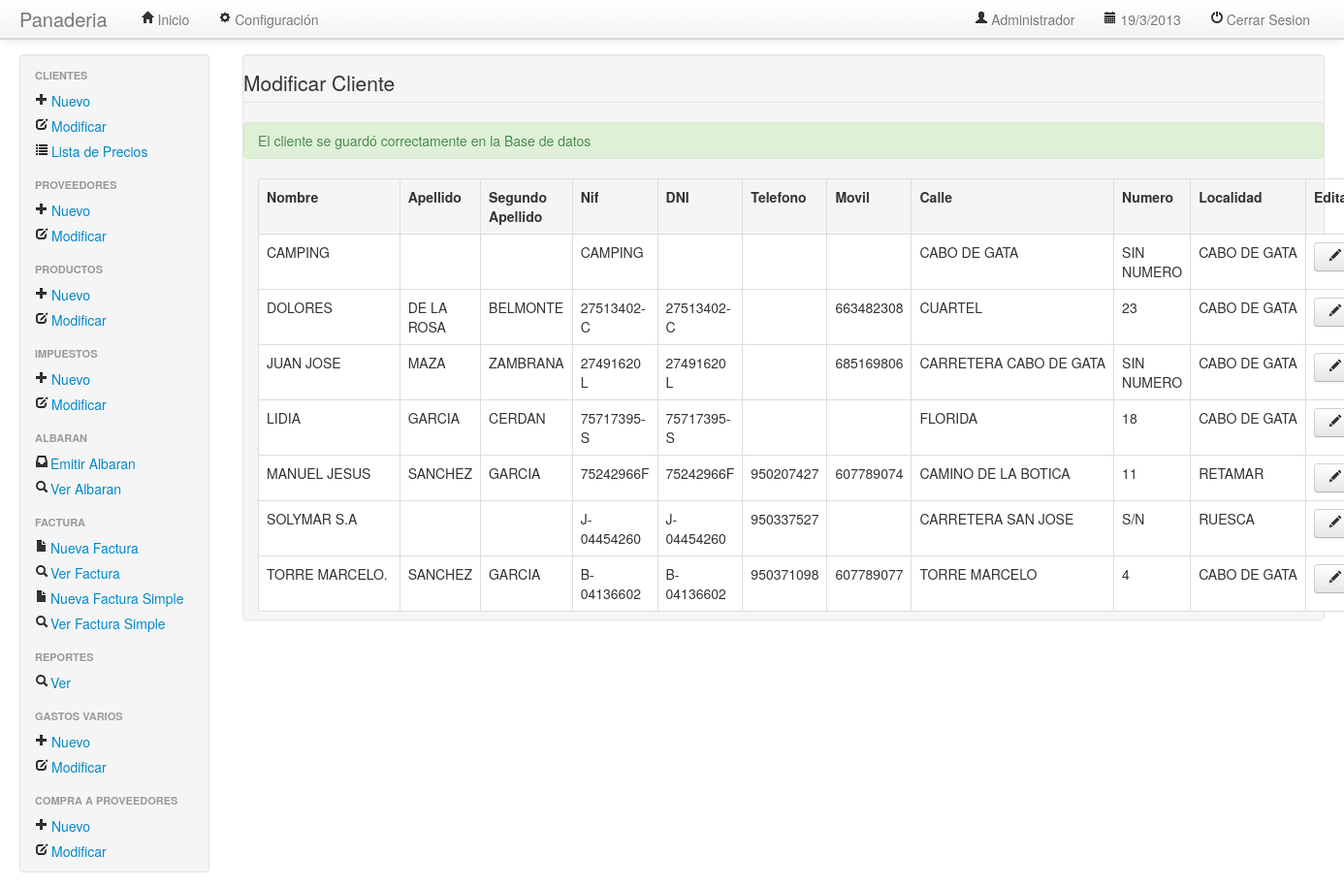
Page /main.php?iu=modtablacliente.php&dir=cliente&mdir=negocios&msg=clienteok (signed in) on the committed database.
### tables this page shows
CREATE TABLE `cliente` (
  `idcliente` bigint(10) NOT NULL AUTO_INCREMENT,
  `nombre` varchar(50) NOT NULL,
  `apellido` varchar(50) DEFAULT NULL,
  `cuit` varchar(50) NOT NULL DEFAULT '',
  `dni` varchar(50) NOT NULL,
  `email` varchar(100) DEFAULT NULL,
  `iddomicilio` bigint(10) NOT NULL,
  `2apellido` varchar(50) DEFAULT NULL,
  PRIMARY KEY (`idcliente`)
);

CREATE TABLE `domicilio` (
  `iddomicilio` bigint(10) NOT NULL AUTO_INCREMENT,
  `calle` varchar(100) NOT NULL,
  `numero` varchar(10) NOT NULL,
  `localidad` varchar(100) NOT NULL,
  PRIMARY KEY (`iddomicilio`)
);

CREATE TABLE `telefono_cliente` (
  `idtelefono` bigint(10) NOT NULL AUTO_INCREMENT,
  `numerotelcliente` varchar(50) NOT NULL DEFAULT '',
  `idcliente` bigint(10) NOT NULL,
  `movil` varchar(50) DEFAULT '',
  PRIMARY KEY (`idtelefono`)
);

### negocios/cliente/modtablacliente.php (the view, shortened to what this page needs)
<?php
$query = "SELECT  cliente.idcliente, cliente.nombre, cliente.apellido, cliente.2apellido, cliente.cuit, cliente.dni, cliente.email, domicilio.iddomicilio,domicilio.calle, domicilio.localidad, domicilio.numero, telefono_cliente.numerotelcliente, telefono_cliente.movil
FROM cliente
INNER JOIN domicilio
ON cliente.iddomicilio = domicilio.iddomicilio
INNER JOIN telefono_cliente
ON telefono_cliente.idcliente = cliente.idcliente
ORDER BY cliente.nombre
";
$result = mysql_query($query);
?>
<legend>Modificar Cliente</legend>
<?php
if(isset($_GET['msg'])){
  if($_GET['msg'] == 'clienteok'){
      echo '<div class="alert alert-success">El cliente se guardó correctamente en la Base de datos</div>';
  }}
  ?>
<table style="margin: 15px 0px 0px 15px; width: 98%;" class="table table-bordered">
    <tr>
        <th style="font-weight: bold;">
            Nombre
        </th>
        <th style="font-weight: bold;">
            Apellido
        </th>
        <th style="font-weight: bold;">
            Segundo Apellido
        </th>
        <th style="font-weight: bold;">
            Nif
        </th>
        <th style="font-weight: bold;">
            DNI
        </th>
        <th style="font-weight: bold;">
            Telefono
        </th>
        <th style="font-weight: bold;">
            Movil
        </th>
        <th style="font-weight: bold;">
            Calle
        </th>
        <th style="font-weight: bold;">
            Numero
        </th>
        <th style="font-weight: bold;">
            Localidad
        </th>
        <th style="font-weight: bold;">
            Editar
        </th>
    </tr>
    <tbody style="background-color: #ffffff;">
        <?php while ($fila = mysql_fetch_assoc($result)) { ?>
            <tr>
        <td>
            <?php echo $fila['nombre']; ?>
        </td>
        <td>
            <?php echo $fila['apellido']; ?>
        </td>
        <td>
            <?php echo $fila['2apellido']; ?>
        </td>
        <td>
            <?php echo $fila['cuit']; ?>
        </td>
        <td>
            <?php echo $fila['dni']; ?>
        </td>
        <td>
            <?php echo $fila['numerotelcliente']; ?>
        </td>
        <td>
            <?php echo $fila['movil']; ?>
        </td>
        <td>
            <?php echo $fila['calle']; ?>
        </td>
        <td>
            <?php echo $fila['numero']; ?>
        </td>
        <td>
            <?php echo $fila['localidad']; ?>
        </td>
        <td>
            <a class="btn" href= <?php echo "main.php?iu=modcliente.php&mdir=vistas&dir=cliente&idcliente=" . $fila['idcliente'] . "&nombre=" . $fila['nombre'] . "" . "&apellido=" . $fila['apellido']. "" . "&apellido2=" . $fila['2apellido'] . "" . "&cuit=" . $fila['cuit'] . "" . "&dni=" . $fila['dni'] . "" . "&email=" . $fila['email'] . "" . "&numerotelcliente=" . $fila['numerotelcliente']. "" . "&movil=" . $fila['movil'] . "" . "&calle=" . $fila['calle'] . "" . "&numero=" . $fila['numero'] . "" . "&localidad=" . $fila['localidad'] . "" . "&iddomicilio=" . $fila['iddomicilio'] . ""; ?> ><i class="icon-pencil"></i></a>
        </td>
    </tr>
<?php } ?>
</tbody>
</table>

### rows in the picture
cliente: nombre "CAMPING", cuit "CAMPING", iddomicilio.calle "CABO DE GATA", iddomicilio.numero "SIN NUMERO", iddomicilio.localidad "CABO DE GATA"
cliente: nombre "DOLORES", apellido "DE LA ROSA", 2apellido "BELMONTE", cuit "27513402-C", dni "27513402-C", telefono_cliente.movil "663482308", iddomicilio.calle "CUARTEL", iddomicilio.numero "23", iddomicilio.localidad "CABO DE GATA"
cliente: nombre "JUAN JOSE", apellido "MAZA", 2apellido "ZAMBRANA", cuit "27491620 L", dni "27491620 L", telefono_cliente.movil "685169806", iddomicilio.calle "CARRETERA CABO DE GATA", iddomicilio.numero "SIN NUMERO", iddomicilio.localidad "CABO DE GATA"
cliente: nombre "LIDIA", apellido "GARCIA", 2apellido "CERDAN", cuit "75717395-S", dni "75717395-S", iddomicilio.calle "FLORIDA", iddomicilio.numero "18", iddomicilio.localidad "CABO DE GATA"
cliente: nombre "MANUEL JESUS", apellido "SANCHEZ", 2apellido "GARCIA", cuit "75242966F", dni "75242966F", telefono_cliente.numerotelcliente "950207427", telefono_cliente.movil "607789074", iddomicilio.calle "CAMINO DE LA BOTICA", iddomicilio.numero "11", iddomicilio.localidad "RETAMAR"
cliente: nombre "SOLYMAR S.A", cuit "J-04454260", dni "J-04454260", telefono_cliente.numerotelcliente "950337527", iddomicilio.calle "CARRETERA SAN JOSE", iddomicilio.numero "S/N", iddomicilio.localidad "RUESCA"
cliente: nombre "TORRE MARCELO.", apellido "SANCHEZ", 2apellido "GARCIA", cuit "B-04136602", dni "B-04136602", telefono_cliente.numerotelcliente "950371098", telefono_cliente.movil "607789077", iddomicilio.calle "TORRE MARCELO", iddomicilio.numero "4", iddomicilio.localidad "CABO DE GATA"
